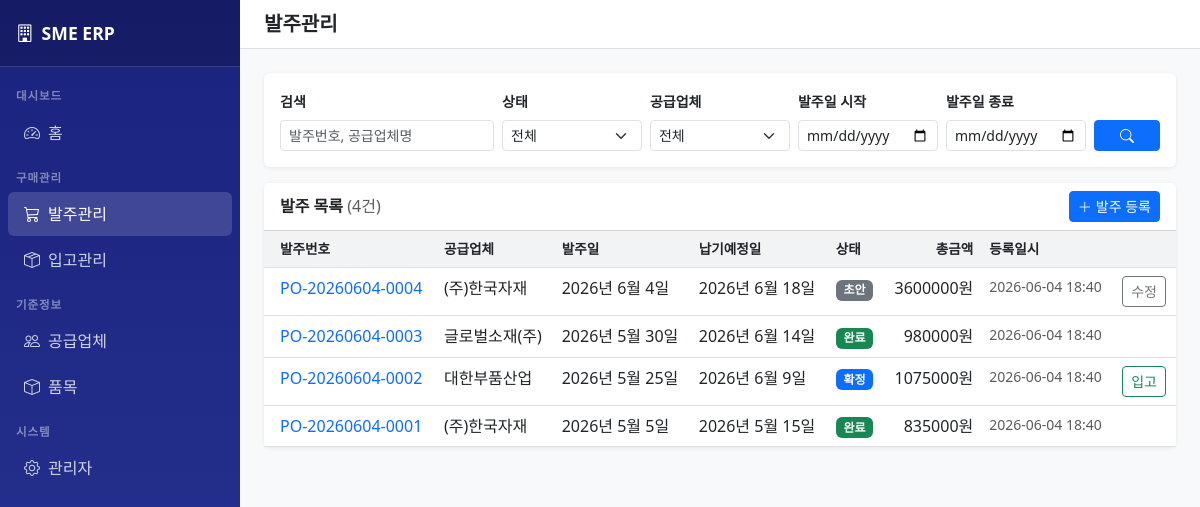
The app's page /purchase/orders/ with its own data.
### purchase/models.py (models this page shows, shortened)
class PurchaseOrder(models.Model):
    STATUS_CHOICES = [
        ('DRAFT', '초안'),
        ('CONFIRMED', '확정'),
        ('PARTIAL', '부분입고'),
        ('COMPLETED', '완료'),
        ('CANCELLED', '취소'),
    ]
    order_no = models.CharField(max_length=30, unique=True, verbose_name='발주번호')
    supplier = models.ForeignKey(Supplier, on_delete=models.PROTECT, verbose_name='공급업체')
    order_date = models.DateField(verbose_name='발주일')
    expected_date = models.DateField(null=True, blank=True, verbose_name='납기예정일')
    status = models.CharField(max_length=20, choices=STATUS_CHOICES, default='DRAFT', verbose_name='상태')
    total_amount = models.DecimalField(max_digits=18, decimal_places=2, default=0, verbose_name='총금액')
    notes = models.TextField(blank=True, verbose_name='비고')
    created_by = models.ForeignKey(User, on_delete=models.SET_NULL, null=True, blank=True,
                                   related_name='purchase_orders', verbose_name='등록자')
    created_at = models.DateTimeField(auto_now_add=True, verbose_name='등록일시')
    updated_at = models.DateTimeField(auto_now=True, verbose_name='수정일시')
    class Meta:
        verbose_name = '발주'
        verbose_name_plural = '발주 목록'
        ordering = ['-created_at']

### common/models.py (models this page shows, shortened)
class Supplier(models.Model):
    code = models.CharField(max_length=20, unique=True, verbose_name='공급업체코드')
    name = models.CharField(max_length=100, verbose_name='공급업체명')
    business_no = models.CharField(max_length=20, blank=True, verbose_name='사업자번호')
    contact_person = models.CharField(max_length=50, blank=True, verbose_name='담당자')
    phone = models.CharField(max_length=20, blank=True, verbose_name='전화번호')
    email = models.EmailField(blank=True, verbose_name='이메일')
    address = models.TextField(blank=True, verbose_name='주소')
    is_active = models.BooleanField(default=True, verbose_name='사용여부')
    created_at = models.DateTimeField(auto_now_add=True, verbose_name='등록일시')
    class Meta:
        verbose_name = '공급업체'
        verbose_name_plural = '공급업체 목록'
        ordering = ['name']

### purchase/views.py (the view)
# urls.py: path('orders/', views.PurchaseOrderListView.as_view(), name='order_list'),
class PurchaseOrderListView(ListView):
    model = PurchaseOrder
    template_name = 'purchase/order_list.html'
    context_object_name = 'orders'
    paginate_by = 20
    def get_queryset(self):
        qs = PurchaseOrder.objects.select_related('supplier').order_by('-created_at')
        status = self.request.GET.get('status', '')
        supplier = self.request.GET.get('supplier', '')
        date_from = self.request.GET.get('date_from', '')
        date_to = self.request.GET.get('date_to', '')
        q = self.request.GET.get('q', '')
        if status:
            qs = qs.filter(status=status)
        if supplier:
            qs = qs.filter(supplier_id=supplier)
        if date_from:
            qs = qs.filter(order_date__gte=date_from)
        if date_to:
            qs = qs.filter(order_date__lte=date_to)
        if q:
            qs = qs.filter(order_no__icontains=q) | qs.filter(supplier__name__icontains=q)
        return qs
    def get_context_data(self, **kwargs):
        ctx = super().get_context_data(**kwargs)
        ctx['suppliers'] = Supplier.objects.filter(is_active=True)
        ctx['status_choices'] = PurchaseOrder.STATUS_CHOICES
        ctx['current_status'] = self.request.GET.get('status', '')
        ctx['current_supplier'] = self.request.GET.get('supplier', '')
        ctx['date_from'] = self.request.GET.get('date_from', '')
        ctx['date_to'] = self.request.GET.get('date_to', '')
        ctx['q'] = self.request.GET.get('q', '')
        return ctx

### templates/purchase/order_list.html (shortened to what this page needs)
{% extends 'base.html' %}
{% block page_title %}발주관리{% endblock %}
{% block content %}
<div class="card mb-3">
    <div class="card-body">
        <form method="get" class="row g-2 align-items-end">
            <div class="col-md-3">
                <label class="form-label small fw-semibold">검색</label>
                <input type="text" name="q" value="{{ q }}" class="form-control form-control-sm" placeholder="발주번호, 공급업체명">
            </div>
            <div class="col-md-2">
                <label class="form-label small fw-semibold">상태</label>
                <select name="status" class="form-select form-select-sm">
                    <option value="">전체</option>
                </select>
            </div>
            <div class="col-md-2">
                <label class="form-label small fw-semibold">공급업체</label>
                <select name="supplier" class="form-select form-select-sm">
                    <option value="">전체</option>
                </select>
            </div>
            <div class="col-md-2">
                <label class="form-label small fw-semibold">발주일 시작</label>
                <input type="date" name="date_from" value="{{ date_from }}" class="form-control form-control-sm">
            </div>
            <div class="col-md-2">
                <label class="form-label small fw-semibold">발주일 종료</label>
                <input type="date" name="date_to" value="{{ date_to }}" class="form-control form-control-sm">
            </div>
            <div class="col-md-1">
                <button type="submit" class="btn btn-primary btn-sm w-100">
                    <i class="bi bi-search"></i>
                </button>
            </div>
        </form>
    </div>
</div>
<div class="card">
    <div class="card-header bg-white d-flex justify-content-between align-items-center">
        <h6 class="mb-0 fw-bold">발주 목록 <span class="text-muted fw-normal">({{ page_obj.paginator.count }}건)</span></h6>
        <a href="/purchase/orders/new/" class="btn btn-primary btn-sm">
            <i class="bi bi-plus-lg me-1"></i>발주 등록
        </a>
    </div>
    <div class="card-body p-0">
        <div class="table-responsive">
            <table class="table table-hover mb-0">
                <thead>
                    <tr>
                        <th class="ps-3">발주번호</th>
                        <th>공급업체</th>
                        <th>발주일</th>
                        <th>납기예정일</th>
                        <th>상태</th>
                        <th class="text-end">총금액</th>
                        <th>등록일시</th>
                        <th></th>
                    </tr>
                </thead>
                <tbody>
                    {% for order in orders %}
                    <tr>
                        <td class="ps-3 fw-medium">
                            <a href="/purchase/orders/{{ order.pk }}/" class="text-decoration-none">{{ order.order_no }}</a>
                        </td>
                        <td>{{ order.supplier.name }}</td>
                        <td>{{ order.order_date }}</td>
                        <td>{{ order.expected_date|default:"-" }}</td>
                        <td><span class="badge badge-{{ order.status }}">{{ order.get_status_display }}</span></td>
                        <td class="text-end">{{ order.total_amount|floatformat:0 }}원</td>
                        <td class="text-muted small">{{ order.created_at|date:"Y-m-d H:i" }}</td>
                        <td>
                            {% if order.status == 'DRAFT' %}
                            <a href="/purchase/orders/{{ order.pk }}/edit/" class="btn btn-sm btn-outline-secondary">수정</a>
                            {% elif order.status == 'CONFIRMED' or order.status == 'PARTIAL' %}
                            <a href="/purchase/receipts/new/?order={{ order.pk }}" class="btn btn-sm btn-outline-success">입고</a>
                            {% endif %}
                        </td>
                    </tr>
                    {% empty %}
                    <tr><td colspan="8" class="text-center text-muted py-4">발주 내역이 없습니다.</td></tr>
                    {% endfor %}
                </tbody>
            </table>
        </div>
    </div>
</div>
{% endblock %}

### templates/base.html (style rules this page uses)
body { background-color: #f8f9fa; }
.card { border: none; box-shadow: 0 1px 4px rgba(0,0,0,0.08); }
.table th { background-color: #f1f3f5; font-weight: 600; font-size: 0.85rem; }
.badge-DRAFT { background-color: #6c757d !important; }
.badge-CONFIRMED { background-color: #0d6efd !important; }
.badge-COMPLETED { background-color: #198754 !important; }

### records on screen
PurchaseOrder: order_no "PO-20260604-0004", supplier.name "(주)한국자재", order_date "2026년 6월 4일", expected_date "2026년 6월 18일", status "초안", total_amount "3600000", created_at "2026-06-04 18:40"
PurchaseOrder: order_no "PO-20260604-0003", supplier.name "글로벌소재(주)", order_date "2026년 5월 30일", expected_date "2026년 6월 14일", status "완료", total_amount "980000", created_at "2026-06-04 18:40"
PurchaseOrder: order_no "PO-20260604-0002", supplier.name "대한부품산업", order_date "2026년 5월 25일", expected_date "2026년 6월 9일", status "확정", total_amount "1075000", created_at "2026-06-04 18:40"
PurchaseOrder: order_no "PO-20260604-0001", supplier.name "(주)한국자재", order_date "2026년 5월 5일", expected_date "2026년 5월 15일", status "완료", total_amount "835000", created_at "2026-06-04 18:40"

### other values on screen
{{ page_obj.paginator.count }} "4"
